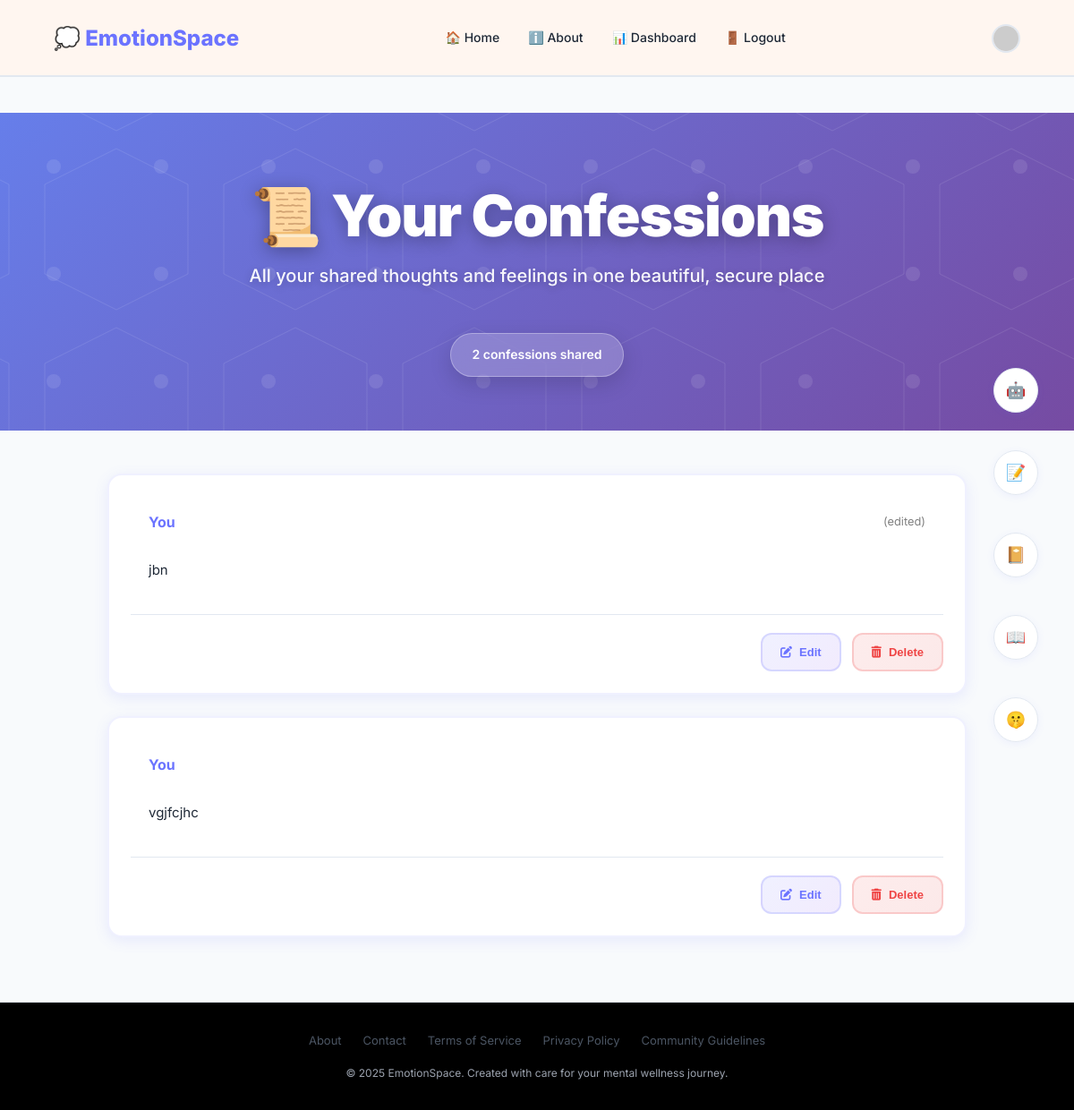
/accounts/confession/display_confession/ (signed in), run on the app's committed database.
### confession/models.py (models this page shows, shortened)
class Confession(models.Model):
    user = models.ForeignKey(User, on_delete=models.CASCADE)
    date_created = models.DateTimeField(auto_now_add=True)
    confession = models.TextField()
    is_edited = models.BooleanField(default=False)
    hearts = models.ManyToManyField(User, related_name='liked_confessions', blank=True)

### confession/views.py (the view)
# urls.py: path("display_confession/", views.display_confession, name="display_confession"),
@login_required
def display_confession(request):
    confessions = Confession.objects.filter(user=request.user).order_by("-id")
    parameters = {
        "confessions": confessions
    }
    return render(request, "confession/display_confession.html", parameters)

### templates/confession/display_confession.html (shortened to what this page needs)
{% extends 'base.html' %}
{% block body %}
<link href="https://cdnjs.cloudflare.com/ajax/libs/font-awesome/6.0.0/css/all.min.css" rel="stylesheet">
<div class="page-hero">
  <div class="hero-content">
    <h2>📜 Your Confessions</h2>
    <p>All your shared thoughts and feelings in one beautiful, secure place</p>
    <div class="stats-badge">
      {{ confessions|length }} confession{{ confessions|length|pluralize }} shared
    </div>
  </div>
</div>
<div class="container">
  {% for confession in confessions %}
  <div class="confession-card">
    <div class="card-content">
      <div class="text-section">
        <div class="confession-header">
          <div class="confession-name">
            You
          </div>
          {% if confession.is_edited %}
          <span style="color: gray; font-size: 0.8rem;">(edited)</span>
          {% endif %}
        </div>
        <div class="confession-text">{{ confession.confession }}</div>
        <div class="btn-group">
          <form method="GET" action="{% url 'update_confession' confession.id %}">
            <button type="submit" class="edit-btn">
              <i class="fas fa-edit"></i>
              Edit
            </button>
          </form>
          <form method="POST" action="{% url 'delete_confession' confession.id %}">
            <button type="submit" class="delete-btn">
              <i class="fas fa-trash-alt"></i>
              Delete
            </button>
          </form>
        </div>
      </div>
    </div>
  </div>
  {% endfor %}
</div>
{% endblock %}

### templates/base.html (style rules this page uses)
:root { --primary-color: #6b73ff; --secondary-color: #7c3aed; --accent-color: #06d6a0; --success-color: #10b981; --warning-color: #f59e0b; --text-primary: #1f2937; --text-secondary: #4b5563; --text-light: #9ca3af; --bg-primary: #f8fafc; --bg-secondary: #ffffff; --bg-tertiary: #f1f5f9; --card-bg: #ffffff; --border-light: #e2e8f0; --border-medium: #cbd5e1; --border-dark: #64748b; }
* { margin: 0; padding: 0; box-sizing: border-box; }
body { font-family: 'Inter', -apple-system, BlinkMacSystemFont, 'Segoe UI', Roboto, sans-serif; line-height: 1.6; color: var(--text-primary); background: var(--bg-primary); font-size: 14px; overflow-x: hidden; margin: 0; }
.container { max-width: 1200px; margin: 0 auto; padding: 0 16px; }
.hero-content { max-width: 700px; margin: 0 auto; text-align: center; position: relative; z-index: 10; }
.confession-card { background: var(--card-bg); border: 2px solid rgba(107, 115, 255, 0.1); border-radius: 16px; margin-bottom: 16px; transition: all 0.3s ease; box-shadow: 0 2px 12px rgba(107, 115, 255, 0.08); position: relative; overflow: hidden; }
.confession-card::before { content: ""; position: absolute; top: 0; left: 0; right: 0; height: 3px; background: linear-gradient(90deg, var(--primary-color), var(--secondary-color), var(--accent-color)); opacity: 0; transition: opacity 0.3s ease; }
.confession-header { display: flex; align-items: center; justify-content: space-between; padding: 16px 20px 12px; }
.confession-text { padding: 0 20px 16px; font-size: 15px; line-height: 1.6; color: var(--text-primary); }
html, body { height: 100%; margin: 0; padding: 0; box-sizing: border-box; }

### data on the page
Confession: is_edited "(edited)", confession "jbn"
Confession: confession "vgjfcjhc"

### other printed values
{{ confessions|length }} "2"
